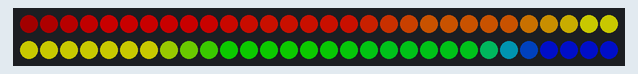
Simulated run of this sketch. Board: Arduino Uno, built with avr-gcc and run on an emulated ATmega328P. Shown: 60 RGB LEDs in strip order, left to right, continuing on the next row. Dim RGB values are drawn brighter than linear; random numbers use the default seed unless the sketch sets one.

Above: at 0.15 s.
At 2.56 s:
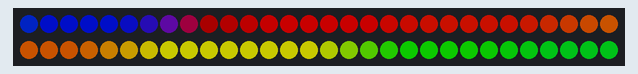
At 4.97 s:
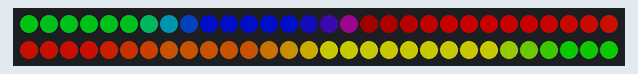
At 9.78 s:
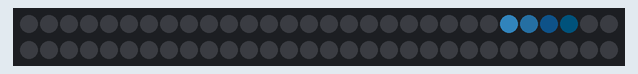
At 19.97 s:
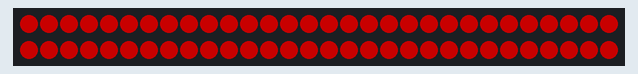
At 34.75 s:
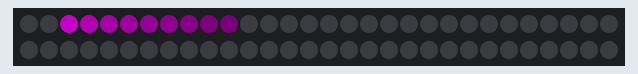

The sketch:

fastLED_test.ino
```cpp
#include <FastLED.h>

//LED Set up
#define NUM_LEDS 60 //change to 60
#define LED_PIN 11      //(blue) on vest
#define CLOCK_PIN 12   //(green) on vest
#define COLOR_ORDER BGR  //BLUE, GREEN, RED

CRGB leds[NUM_LEDS];
uint8_t colorIndex[NUM_LEDS];
uint8_t patternCounter = 0;
uint8_t paletteIndex = 0;

// Gradient palette "cascade_gp", originally from
// http://soliton.vm.bytemark.co.uk/pub/cpt-city/gmt/tn/GMT_seis.png.index.html
// converted for FastLED with gammas (2.6, 2.2, 2.5)
// Size: 40 bytes of program space.

DEFINE_GRADIENT_PALETTE( cascade_gp ) {
    0,  88,  0,  0,
   28, 255,  0,  0,
   56, 255, 22,  0,
   85, 255,104,  0,
  113, 255,255,  0,
  141, 255,255,  0,
  169,  17,255,  1,
  198,   0,223, 31,
  226,   0, 19,255,
  255,   0,  0,147};


CRGBPalette16 myPal = cascade_gp;

void setup() {
  //Serial.begin(9600);
  FastLED.addLeds<DOTSTAR, LED_PIN, CLOCK_PIN, COLOR_ORDER>(leds, NUM_LEDS).setCorrection( TypicalLEDStrip );
  FastLED.setBrightness(100);
  fill_solid(leds, NUM_LEDS, CRGB::Black);
  FastLED.show();

  //Fill the colorIndex array with random numbers
  for (int i = 0; i < NUM_LEDS; i++) {
    colorIndex[i] = random8();
  }
}

//rainbow light show for forceful jump
void FJ_LightShow(){
   fill_palette(leds, NUM_LEDS, paletteIndex, 255 / 60, myPal, 255, LINEARBLEND);
   EVERY_N_MILLISECONDS(10){
    paletteIndex++;
  }
  FastLED.show();
}

//pixel moving fast
void moveFast(){
  //blue light pixel moving around
  uint8_t sinBeat = beatsin8(22, 0, NUM_LEDS - 1, 0, 0);
  leds[sinBeat] = CRGB::Blue;

  fadeToBlackBy(leds, NUM_LEDS, 10);
  EVERY_N_MILLISECONDS(10){
    Serial.println(sinBeat);
  }
  FastLED.show();

}

//flash red when in low health
void lowHealth_LightShow(){
  EVERY_N_MILLISECONDS(200){
     fill_solid(leds, NUM_LEDS, CRGB::Black);
     FastLED.show();
  }
  EVERY_N_MILLISECONDS(400){
   fill_solid(leds, NUM_LEDS, CRGB::Red); //when player dies, lights stays red
   FastLED.show();
  }
}

//blue light pixel moving around
void hitSmall_LightShow(){
  uint8_t sinBeat = beatsin8(22, 0, NUM_LEDS - 1, 0, 0);
  leds[sinBeat] = CRGB(58, 156, 223);
  fadeToBlackBy(leds, NUM_LEDS, 30); //30 is hit small, 5 is hit large
  FastLED.show();
}

//purple light pixel moving around
void hitLarge_LightShow(){
  uint8_t sinBeat = beatsin8(22, 0, NUM_LEDS - 1, 0, 0);
  leds[sinBeat] = CRGB::Magenta;
  fadeToBlackBy(leds, NUM_LEDS, 5); //20 is hit small, 5 is hit large
  FastLED.show();

}

void loop() {
  switch(patternCounter){
    case 0:
      FJ_LightShow();
      break;
    case 1:
      hitSmall_LightShow();
      break;
    case 2:
      hitLarge_LightShow();
      break;
    case 3:
      lowHealth_LightShow();
      break;
  }

  EVERY_N_SECONDS(5){
    nextPattern();
  }
  FastLED.show();
}

void nextPattern(){
  patternCounter = (patternCounter + 1) % 4;
}
```
